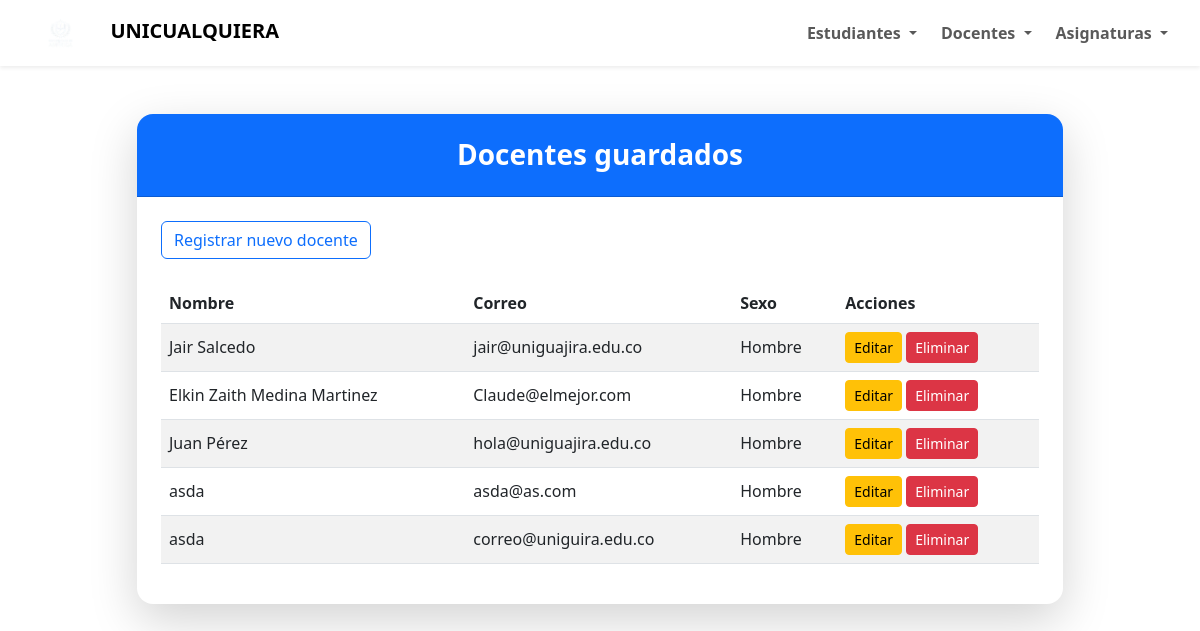
Page /docentes/ on the earlier database version.
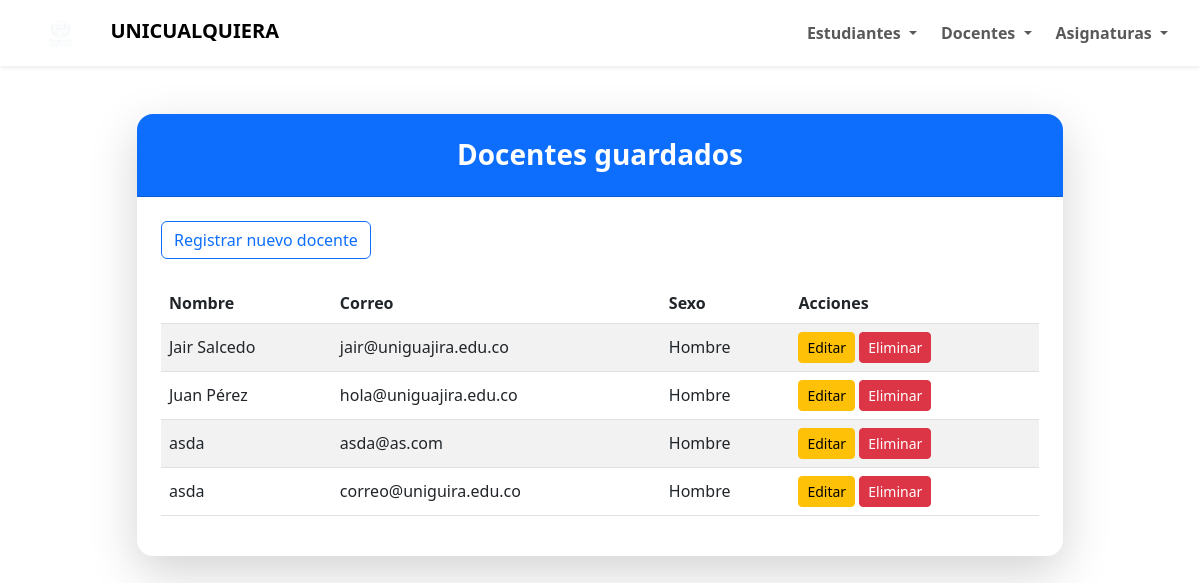
Same page on the later database version.
### apps/docentes/models.py (models this page shows, shortened)
class docentes(models.Model):
    nombre = models.CharField(max_length=100, verbose_name="Nombre completo")
    correo = models.CharField(
        max_length=100,
        validators=[validar_correo],
        unique=True,
        verbose_name="Correo electronico",
    )
    class sexo_docente(models.TextChoices):
        Hombre = "H", "Hombre"
        Mujer = "M", "Mujer"
    sexo = models.CharField(
        max_length=1,
        choices=sexo_docente,
        blank=False,
        default="H",
        verbose_name="Sexo",
    )
    class Meta:
        verbose_name = "Docente"
        verbose_name_plural = "Docentes"

### apps/docentes/views.py (the view)
# urls.py: path('', views.lista_docentes, name='lista_docentes'),
def lista_docentes(request):
    docentes_lista = docentes.objects.all()
    return render(request, 'docentes/lista_docentes.html', {'docentes': docentes_lista})

### templates/docentes/lista_docentes.html (shortened to what this page needs)
{% extends 'base_layout.html' %}
{% block content %}
<div class="container py-5">
    <div class="row justify-content-center">
        <div class="col-lg-10">
            <div class="card shadow-lg border-0 rounded-4">
                <div class="card-header bg-primary text-white text-center py-4 rounded-top-4">
                    <h3 class="mb-0 fw-bold">Docentes guardados</h3>
                </div>
                <div class="card-body p-4">
                    <a href="{% url 'crear_docente' %}" class="btn btn-outline-primary mb-4">Registrar nuevo docente</a>
                    {% if docentes %}
                    <div class="table-responsive">
                        <table class="table table-striped align-middle">
                            <thead>
                                <tr>
                                    <th>Nombre</th>
                                    <th>Correo</th>
                                    <th>Sexo</th>
                                    <th>Acciones</th>
                                </tr>
                            </thead>
                            <tbody>
                                {% for docente in docentes %}
                                <tr>
                                    <td>{{ docente.nombre }}</td>
                                    <td>{{ docente.correo }}</td>
                                    <td>{{ docente.get_sexo_display }}</td>
                                    <td>
                                        <a href="{% url 'actualizar_docente' docente.pk %}"
                                            class="btn btn-sm btn-warning">Editar</a>
                                        <form action="{% url 'eliminar_docente' docente.pk %}" method="post" class="d-inline">
                                            <button type="submit" class="btn btn-sm btn-danger">Eliminar</button>
                                        </form>
                                    </td>
                                </tr>
                                {% endfor %}
                            </tbody>
                        </table>
                    </div>
                    {% else %}
                    <p class="text-muted">Aún no hay docentes registrados.</p>
                    {% endif %}
                </div>
            </div>
        </div>
    </div>
</div>
{% endblock %}

Differences in the rows shown:
removed docentes: nombre "Elkin Zaith Medina Martinez", correo "Claude@elmejor.com", sexo "Hombre"
